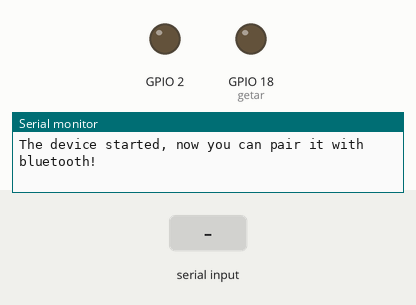
The sketch below on a simulated ESP32. Shown: output pins drawn as LEDs (lit = HIGH), the last lines printed to the serial monitor. The inputs (shaded band) are chosen by the test bench. Nothing arrives over Bluetooth unless stated.

Above: at 1.2 s.
1.3 s: "1" received over the second serial link
At 1.7 s:
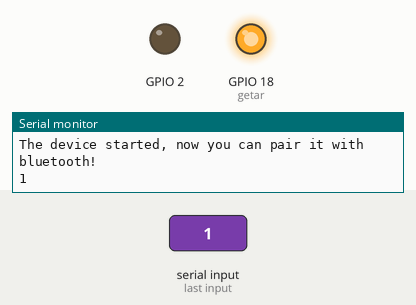
2.8 s: "0" received over the second serial link
At 3.2 s:
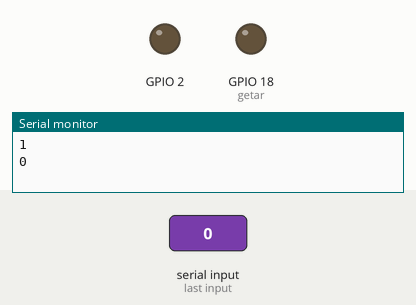
Timing chart, 0 to 5.8 s (numbered marks = the images above; inputs shaded):
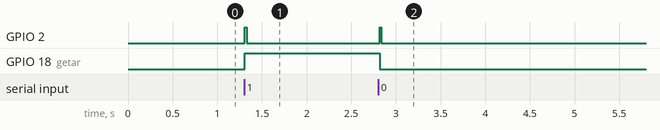

Measured:
- after the input at 1.3 s, GPIO 2: LOW → HIGH at once, → LOW 0.02 s later; GPIO 18 (getar): LOW → HIGH at once
- after the input at 2.8 s, GPIO 2: LOW → HIGH at once, → LOW 0.02 s later; GPIO 18 (getar): HIGH → LOW at once

The sketch:

Receiver.ino
```cpp
#include "BluetoothSerial.h"

#if !defined(CONFIG_BT_ENABLED) || !defined(CONFIG_BLUEDROID_ENABLED)
#error Bluetooth is not enabled! Please run `make menuconfig` to and enable it
#endif

BluetoothSerial SerialBT;
const int getar = 18;

void setup() {
  pinMode(2,OUTPUT);
  pinMode(getar,OUTPUT);
  Serial.begin(115200);
  SerialBT.begin("ESP32test");
  Serial.println("The device started, now you can pair it with bluetooth!");
}

void loop() {
  if (SerialBT.available()) {
    digitalWrite(2, HIGH);
    char value = SerialBT.read();
    Serial.println(value);
    if(value=='1'){
      digitalWrite(getar,HIGH);
    } else if (value=='0'){
      digitalWrite(getar,LOW);
    }
  } else {
     digitalWrite(2, LOW);
  }
  delay(20);
}
```
